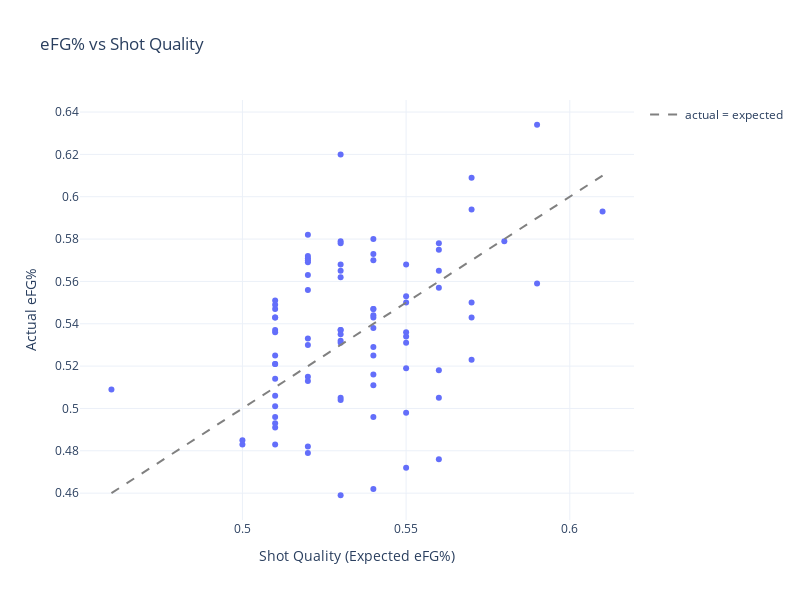

The notebook cell saved with this chart:
### Code cell
fig = px.scatter(
    cleaned,
    x='Shot Quality',
    y='eFG%',
    hover_name='Player',
    title='eFG% vs Shot Quality',
    labels={'Shot Quality': 'Shot Quality (Expected eFG%)', 'eFG%': 'Actual eFG%'},
    width=800,
    height=600
)

fig.add_trace(
    go.Scatter(
        x=[cleaned['Shot Quality'].min(), cleaned['Shot Quality'].max()],
        y=[cleaned['Shot Quality'].min(), cleaned['Shot Quality'].max()],
        mode='lines',
        line=dict(dash='dash', color='gray'),
        name='actual = expected'
    )
)

fig.update_layout(template='plotly_white')
fig.show()

### Figure 1 — Plotly figure (JSON) as saved in the notebook; plotly's stock layout.template omitted (floating-point values rounded to 4 significant figures)
{"data": [{"hovertemplate": "<b>%{hovertext}</b><br><br>Shot Quality (Expected eFG%)=%{x}<br>Actual eFG%=%{y}<extra></extra>", "hovertext": ["Amen Thompson", "Andrew Nembhard", "Anfernee Simons", "Anthony Edwards", "Austin Reaves", "Bennedict Mathurin", "Bilal Coulibaly", "Bogdan Bogdanović", "Bradley Beal", "Brandin Podziemski", "Bub Carrington", "CJ McCollum", "Cade Cunningham", "Cason Wallace", "Chris Paul", "Christian Braun", "Coby White", "Collin Sexton", "D'Angelo Russell", "Damian Lillard", "Darius Garland", "Davion Mitchell", "De'Aaron Fox", "De'Andre Hunter", "DeMar DeRozan", "Dennis Schröder", "Derrick White", "Desmond Bane", "Devin Booker", "Devin Vassell", "Dillon Brooks", "Donovan Mitchell", "Donte DiVincenzo", "Dyson Daniels", "Fred VanVleet", "Gary Trent Jr.", "Gradey Dick", "Isaiah Collier", "Ja Morant", "Jalen Brunson", "Jalen Green", "Jalen Williams", "Jamal Murray", "James Harden", "Jaylen Brown", "Jayson Tatum", "Jordan Poole", "Josh Giddey", "Josh Green", "Josh Hart", "Jrue Holiday", "Kelly Oubre Jr.", "Kentavious Caldwell-Pope", "Keyonte George", "Klay Thompson", "Kyrie Irving", "Luguentz Dort", "Luka Dončić", "Malik Beasley", "Malik Monk", "Max Christie", "Max Strus", "Mikal Bridges", "Nickeil Alexander-Walker", "Norman Powell", "OG Anunoby", "Ochai Agbaji", "Payton Pritchard", "Quentin Grimes", "RJ Barrett", "Russell Westbrook", "Scoot Henderson", "Scottie Barnes", "Shaedon Sharpe", "Shai Gilgeous-Alexander", "Spencer Dinwiddie", "Stephen Curry", "Stephon Castle", "Terry Rozier", "Tim Hardaway Jr.", "Trae Young", "Tyler Herro", "Tyrese Haliburton", "Tyrese Maxey", "Tyus Jones", "Zach LaVine"], "legendgroup": "", "marker": {"color": "#636efa", "symbol": "circle"}, "mode": "markers", "name": "", "orientation": "v", "showlegend": false, "type": "scatter", "x": [0.56, 0.51, 0.51, 0.54, 0.52, 0.54, 0.55, 0.55, 0.52, 0.51, 0.51, 0.52, 0.51, 0.57, 0.51, 0.59, 0.55, 0.51, 0.52, 0.54, 0.53, 0.56, 0.51, 0.54, 0.46, 0.5, 0.54, 0.53, 0.51, 0.53, 0.52, 0.53, 0.55, 0.55, 0.51, 0.53, 0.55, 0.53, 0.53, 0.51, 0.53, 0.53, 0.51, 0.51, 0.52, 0.53, 0.54, 0.55, 0.57, 0.58, 0.54, 0.56, 0.54, 0.5, 0.53, 0.51, 0.56, 0.51, 0.53, 0.52, 0.54, 0.57, 0.54, 0.55, 0.53, 0.59, 0.61, 0.53, 0.56, 0.57, 0.56, 0.54, 0.52, 0.55, 0.52, 0.51, 0.52, 0.56, 0.54, 0.54, 0.51, 0.52, 0.52, 0.54, 0.52, 0.57], "xaxis": "x", "y": [0.575, 0.506, 0.521, 0.547, 0.556, 0.516, 0.472, 0.534, 0.571, 0.537, 0.493, 0.53, 0.521, 0.55, 0.547, 0.634, 0.55, 0.543, 0.479, 0.547, 0.562, 0.557, 0.514, 0.573, 0.509, 0.483, 0.58, 0.565, 0.525, 0.532, 0.533, 0.531, 0.568, 0.536, 0.483, 0.568, 0.498, 0.459, 0.504, 0.551, 0.505, 0.537, 0.543, 0.501, 0.515, 0.537, 0.544, 0.531, 0.543, 0.579, 0.538, 0.518, 0.543, 0.485, 0.535, 0.549, 0.578, 0.536, 0.579, 0.513, 0.525, 0.594, 0.57, 0.553, 0.578, 0.559, 0.593, 0.62, 0.565, 0.523, 0.505, 0.496, 0.482, 0.519, 0.569, 0.496, 0.572, 0.476, 0.462, 0.529, 0.491, 0.563, 0.582, 0.511, 0.57, 0.609], "yaxis": "y"}, {"line": {"color": "gray", "dash": "dash"}, "mode": "lines", "name": "actual = expected", "type": "scatter", "x": [0.46, 0.61], "y": [0.46, 0.61]}], "layout": {"height": 600, "legend": {"tracegroupgap": 0}, "title": {"text": "eFG% vs Shot Quality"}, "width": 800, "xaxis": {"anchor": "y", "domain": [0, 1], "title": {"text": "Shot Quality (Expected eFG%)"}}, "yaxis": {"anchor": "x", "domain": [0, 1], "title": {"text": "Actual eFG%"}}}}
